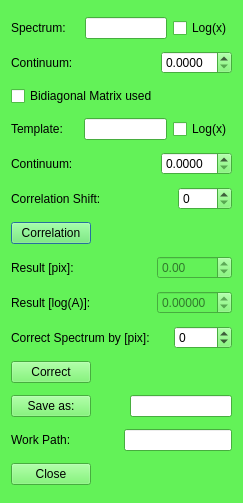
<?xml version="1.0" encoding="UTF-8"?>
<ui version="4.0">
 <class>correlation</class>
 <widget class="QDialog" name="correlation">
  <property name="geometry">
   <rect>
    <x>0</x>
    <y>0</y>
    <width>243</width>
    <height>503</height>
   </rect>
  </property>
  <property name="palette">
   <palette>
    <active>
     <colorrole role="WindowText">
      <brush brushstyle="SolidPattern">
       <color alpha="255">
        <red>0</red>
        <green>0</green>
        <blue>0</blue>
       </color>
      </brush>
     </colorrole>
     <colorrole role="Button">
      <brush brushstyle="SolidPattern">
       <color alpha="255">
        <red>99</red>
        <green>242</green>
        <blue>88</blue>
       </color>
      </brush>
     </colorrole>
     <colorrole role="Light">
      <brush brushstyle="SolidPattern">
       <color alpha="255">
        <red>205</red>
        <green>255</green>
        <blue>201</blue>
       </color>
      </brush>
     </colorrole>
     <colorrole role="Midlight">
      <brush brushstyle="SolidPattern">
       <color alpha="255">
        <red>152</red>
        <green>248</green>
        <blue>144</blue>
       </color>
      </brush>
     </colorrole>
     <colorrole role="Dark">
      <brush brushstyle="SolidPattern">
       <color alpha="255">
        <red>49</red>
        <green>121</green>
        <blue>44</blue>
       </color>
      </brush>
     </colorrole>
     <colorrole role="Mid">
      <brush brushstyle="SolidPattern">
       <color alpha="255">
        <red>66</red>
        <green>161</green>
        <blue>58</blue>
       </color>
      </brush>
     </colorrole>
     <colorrole role="Text">
      <brush brushstyle="SolidPattern">
       <color alpha="255">
        <red>0</red>
        <green>0</green>
        <blue>0</blue>
       </color>
      </brush>
     </colorrole>
     <colorrole role="BrightText">
      <brush brushstyle="SolidPattern">
       <color alpha="255">
        <red>255</red>
        <green>255</green>
        <blue>255</blue>
       </color>
      </brush>
     </colorrole>
     <colorrole role="ButtonText">
      <brush brushstyle="SolidPattern">
       <color alpha="255">
        <red>0</red>
        <green>0</green>
        <blue>0</blue>
       </color>
      </brush>
     </colorrole>
     <colorrole role="Base">
      <brush brushstyle="SolidPattern">
       <color alpha="255">
        <red>255</red>
        <green>255</green>
        <blue>255</blue>
       </color>
      </brush>
     </colorrole>
     <colorrole role="Window">
      <brush brushstyle="SolidPattern">
       <color alpha="255">
        <red>99</red>
        <green>242</green>
        <blue>88</blue>
       </color>
      </brush>
     </colorrole>
     <colorrole role="Shadow">
      <brush brushstyle="SolidPattern">
       <color alpha="255">
        <red>0</red>
        <green>0</green>
        <blue>0</blue>
       </color>
      </brush>
     </colorrole>
     <colorrole role="AlternateBase">
      <brush brushstyle="SolidPattern">
       <color alpha="255">
        <red>177</red>
        <green>248</green>
        <blue>171</blue>
       </color>
      </brush>
     </colorrole>
     <colorrole role="ToolTipBase">
      <brush brushstyle="SolidPattern">
       <color alpha="255">
        <red>255</red>
        <green>255</green>
        <blue>220</blue>
       </color>
      </brush>
     </colorrole>
     <colorrole role="ToolTipText">
      <brush brushstyle="SolidPattern">
       <color alpha="255">
        <red>0</red>
        <green>0</green>
        <blue>0</blue>
       </color>
      </brush>
     </colorrole>
    </active>
    <inactive>
     <colorrole role="WindowText">
      <brush brushstyle="SolidPattern">
       <color alpha="255">
        <red>0</red>
        <green>0</green>
        <blue>0</blue>
       </color>
      </brush>
     </colorrole>
     <colorrole role="Button">
      <brush brushstyle="SolidPattern">
       <color alpha="255">
        <red>99</red>
        <green>242</green>
        <blue>88</blue>
       </color>
      </brush>
     </colorrole>
     <colorrole role="Light">
      <brush brushstyle="SolidPattern">
       <color alpha="255">
        <red>205</red>
        <green>255</green>
        <blue>201</blue>
       </color>
      </brush>
     </colorrole>
     <colorrole role="Midlight">
      <brush brushstyle="SolidPattern">
       <color alpha="255">
        <red>152</red>
        <green>248</green>
        <blue>144</blue>
       </color>
      </brush>
     </colorrole>
     <colorrole role="Dark">
      <brush brushstyle="SolidPattern">
       <color alpha="255">
        <red>49</red>
        <green>121</green>
        <blue>44</blue>
       </color>
      </brush>
     </colorrole>
     <colorrole role="Mid">
      <brush brushstyle="SolidPattern">
       <color alpha="255">
        <red>66</red>
        <green>161</green>
        <blue>58</blue>
       </color>
      </brush>
     </colorrole>
     <colorrole role="Text">
      <brush brushstyle="SolidPattern">
       <color alpha="255">
        <red>0</red>
        <green>0</green>
        <blue>0</blue>
       </color>
      </brush>
     </colorrole>
     <colorrole role="BrightText">
      <brush brushstyle="SolidPattern">
       <color alpha="255">
        <red>255</red>
        <green>255</green>
        <blue>255</blue>
       </color>
      </brush>
     </colorrole>
     <colorrole role="ButtonText">
      <brush brushstyle="SolidPattern">
       <color alpha="255">
        <red>0</red>
        <green>0</green>
        <blue>0</blue>
       </color>
      </brush>
     </colorrole>
     <colorrole role="Base">
      <brush brushstyle="SolidPattern">
       <color alpha="255">
        <red>255</red>
        <green>255</green>
        <blue>255</blue>
       </color>
      </brush>
     </colorrole>
     <colorrole role="Window">
      <brush brushstyle="SolidPattern">
       <color alpha="255">
        <red>99</red>
        <green>242</green>
        <blue>88</blue>
       </color>
      </brush>
     </colorrole>
     <colorrole role="Shadow">
      <brush brushstyle="SolidPattern">
       <color alpha="255">
        <red>0</red>
        <green>0</green>
        <blue>0</blue>
       </color>
      </brush>
     </colorrole>
     <colorrole role="AlternateBase">
      <brush brushstyle="SolidPattern">
       <color alpha="255">
        <red>177</red>
        <green>248</green>
        <blue>171</blue>
       </color>
      </brush>
     </colorrole>
     <colorrole role="ToolTipBase">
      <brush brushstyle="SolidPattern">
       <color alpha="255">
        <red>255</red>
        <green>255</green>
        <blue>220</blue>
       </color>
      </brush>
     </colorrole>
     <colorrole role="ToolTipText">
      <brush brushstyle="SolidPattern">
       <color alpha="255">
        <red>0</red>
        <green>0</green>
        <blue>0</blue>
       </color>
      </brush>
     </colorrole>
    </inactive>
    <disabled>
     <colorrole role="WindowText">
      <brush brushstyle="SolidPattern">
       <color alpha="255">
        <red>49</red>
        <green>121</green>
        <blue>44</blue>
       </color>
      </brush>
     </colorrole>
     <colorrole role="Button">
      <brush brushstyle="SolidPattern">
       <color alpha="255">
        <red>99</red>
        <green>242</green>
        <blue>88</blue>
       </color>
      </brush>
     </colorrole>
     <colorrole role="Light">
      <brush brushstyle="SolidPattern">
       <color alpha="255">
        <red>205</red>
        <green>255</green>
        <blue>201</blue>
       </color>
      </brush>
     </colorrole>
     <colorrole role="Midlight">
      <brush brushstyle="SolidPattern">
       <color alpha="255">
        <red>152</red>
        <green>248</green>
        <blue>144</blue>
       </color>
      </brush>
     </colorrole>
     <colorrole role="Dark">
      <brush brushstyle="SolidPattern">
       <color alpha="255">
        <red>49</red>
        <green>121</green>
        <blue>44</blue>
       </color>
      </brush>
     </colorrole>
     <colorrole role="Mid">
      <brush brushstyle="SolidPattern">
       <color alpha="255">
        <red>66</red>
        <green>161</green>
        <blue>58</blue>
       </color>
      </brush>
     </colorrole>
     <colorrole role="Text">
      <brush brushstyle="SolidPattern">
       <color alpha="255">
        <red>49</red>
        <green>121</green>
        <blue>44</blue>
       </color>
      </brush>
     </colorrole>
     <colorrole role="BrightText">
      <brush brushstyle="SolidPattern">
       <color alpha="255">
        <red>255</red>
        <green>255</green>
        <blue>255</blue>
       </color>
      </brush>
     </colorrole>
     <colorrole role="ButtonText">
      <brush brushstyle="SolidPattern">
       <color alpha="255">
        <red>49</red>
        <green>121</green>
        <blue>44</blue>
       </color>
      </brush>
     </colorrole>
     <colorrole role="Base">
      <brush brushstyle="SolidPattern">
       <color alpha="255">
        <red>99</red>
        <green>242</green>
        <blue>88</blue>
       </color>
      </brush>
     </colorrole>
     <colorrole role="Window">
      <brush brushstyle="SolidPattern">
       <color alpha="255">
        <red>99</red>
        <green>242</green>
        <blue>88</blue>
       </color>
      </brush>
     </colorrole>
     <colorrole role="Shadow">
      <brush brushstyle="SolidPattern">
       <color alpha="255">
        <red>0</red>
        <green>0</green>
        <blue>0</blue>
       </color>
      </brush>
     </colorrole>
     <colorrole role="AlternateBase">
      <brush brushstyle="SolidPattern">
       <color alpha="255">
        <red>99</red>
        <green>242</green>
        <blue>88</blue>
       </color>
      </brush>
     </colorrole>
     <colorrole role="ToolTipBase">
      <brush brushstyle="SolidPattern">
       <color alpha="255">
        <red>255</red>
        <green>255</green>
        <blue>220</blue>
       </color>
      </brush>
     </colorrole>
     <colorrole role="ToolTipText">
      <brush brushstyle="SolidPattern">
       <color alpha="255">
        <red>0</red>
        <green>0</green>
        <blue>0</blue>
       </color>
      </brush>
     </colorrole>
    </disabled>
   </palette>
  </property>
  <property name="font">
   <font>
    <pointsize>9</pointsize>
   </font>
  </property>
  <property name="windowTitle">
   <string>Dialog</string>
  </property>
  <layout class="QVBoxLayout" name="verticalLayout">
   <item>
    <layout class="QHBoxLayout" name="horizontalLayout_3">
     <item>
      <widget class="QLabel" name="label">
       <property name="text">
        <string>Spectrum:</string>
       </property>
      </widget>
     </item>
     <item>
      <spacer name="horizontalSpacer_2">
       <property name="orientation">
        <enum>Qt::Horizontal</enum>
       </property>
       <property name="sizeHint" stdset="0">
        <size>
         <width>40</width>
         <height>20</height>
        </size>
       </property>
      </spacer>
     </item>
     <item>
      <widget class="QLineEdit" name="lineEdit">
       <property name="sizePolicy">
        <sizepolicy hsizetype="Maximum" vsizetype="Fixed">
         <horstretch>0</horstretch>
         <verstretch>0</verstretch>
        </sizepolicy>
       </property>
      </widget>
     </item>
     <item>
      <widget class="QCheckBox" name="checkBox_2">
       <property name="text">
        <string>Log(x)</string>
       </property>
      </widget>
     </item>
    </layout>
   </item>
   <item>
    <layout class="QHBoxLayout" name="horizontalLayout_10">
     <item>
      <widget class="QLabel" name="label_8">
       <property name="text">
        <string>Continuum:</string>
       </property>
      </widget>
     </item>
     <item>
      <spacer name="horizontalSpacer_10">
       <property name="orientation">
        <enum>Qt::Horizontal</enum>
       </property>
       <property name="sizeHint" stdset="0">
        <size>
         <width>40</width>
         <height>20</height>
        </size>
       </property>
      </spacer>
     </item>
     <item>
      <widget class="QDoubleSpinBox" name="doubleSpinBox_2">
       <property name="decimals">
        <number>4</number>
       </property>
       <property name="singleStep">
        <double>0.100000000000000</double>
       </property>
      </widget>
     </item>
    </layout>
   </item>
   <item>
    <widget class="QCheckBox" name="checkBox">
     <property name="text">
      <string>Bidiagonal Matrix used</string>
     </property>
    </widget>
   </item>
   <item>
    <layout class="QHBoxLayout" name="horizontalLayout_2">
     <item>
      <widget class="QLabel" name="label_2">
       <property name="text">
        <string>Template:</string>
       </property>
      </widget>
     </item>
     <item>
      <spacer name="horizontalSpacer_3">
       <property name="orientation">
        <enum>Qt::Horizontal</enum>
       </property>
       <property name="sizeHint" stdset="0">
        <size>
         <width>40</width>
         <height>20</height>
        </size>
       </property>
      </spacer>
     </item>
     <item>
      <widget class="QLineEdit" name="lineEdit_2">
       <property name="sizePolicy">
        <sizepolicy hsizetype="Maximum" vsizetype="Fixed">
         <horstretch>0</horstretch>
         <verstretch>0</verstretch>
        </sizepolicy>
       </property>
      </widget>
     </item>
     <item>
      <widget class="QCheckBox" name="checkBox_3">
       <property name="text">
        <string>Log(x)</string>
       </property>
      </widget>
     </item>
    </layout>
   </item>
   <item>
    <layout class="QHBoxLayout" name="horizontalLayout_11">
     <item>
      <widget class="QLabel" name="label_9">
       <property name="text">
        <string>Continuum:</string>
       </property>
      </widget>
     </item>
     <item>
      <spacer name="horizontalSpacer_11">
       <property name="orientation">
        <enum>Qt::Horizontal</enum>
       </property>
       <property name="sizeHint" stdset="0">
        <size>
         <width>40</width>
         <height>20</height>
        </size>
       </property>
      </spacer>
     </item>
     <item>
      <widget class="QDoubleSpinBox" name="doubleSpinBox_3">
       <property name="decimals">
        <number>4</number>
       </property>
       <property name="singleStep">
        <double>0.100000000000000</double>
       </property>
      </widget>
     </item>
    </layout>
   </item>
   <item>
    <layout class="QHBoxLayout" name="horizontalLayout_4">
     <item>
      <widget class="QLabel" name="label_3">
       <property name="text">
        <string>Correlation Shift:</string>
       </property>
      </widget>
     </item>
     <item>
      <spacer name="horizontalSpacer_4">
       <property name="orientation">
        <enum>Qt::Horizontal</enum>
       </property>
       <property name="sizeHint" stdset="0">
        <size>
         <width>40</width>
         <height>20</height>
        </size>
       </property>
      </spacer>
     </item>
     <item>
      <widget class="QSpinBox" name="spinBox">
       <property name="maximum">
        <number>9999</number>
       </property>
      </widget>
     </item>
    </layout>
   </item>
   <item>
    <layout class="QHBoxLayout" name="horizontalLayout_5">
     <item>
      <widget class="QPushButton" name="pushButton_2">
       <property name="text">
        <string>Correlation</string>
       </property>
      </widget>
     </item>
     <item>
      <spacer name="horizontalSpacer_5">
       <property name="orientation">
        <enum>Qt::Horizontal</enum>
       </property>
       <property name="sizeHint" stdset="0">
        <size>
         <width>40</width>
         <height>20</height>
        </size>
       </property>
      </spacer>
     </item>
    </layout>
   </item>
   <item>
    <layout class="QHBoxLayout" name="horizontalLayout_6">
     <item>
      <widget class="QLabel" name="label_4">
       <property name="text">
        <string>Result [pix]:</string>
       </property>
      </widget>
     </item>
     <item>
      <spacer name="horizontalSpacer_6">
       <property name="orientation">
        <enum>Qt::Horizontal</enum>
       </property>
       <property name="sizeHint" stdset="0">
        <size>
         <width>40</width>
         <height>20</height>
        </size>
       </property>
      </spacer>
     </item>
     <item>
      <widget class="QDoubleSpinBox" name="doubleSpinBox">
       <property name="enabled">
        <bool>false</bool>
       </property>
       <property name="minimum">
        <double>-9999.000000000000000</double>
       </property>
       <property name="maximum">
        <double>9999.000000000000000</double>
       </property>
      </widget>
     </item>
    </layout>
   </item>
   <item>
    <layout class="QHBoxLayout" name="horizontalLayout_12">
     <item>
      <widget class="QLabel" name="label_6">
       <property name="text">
        <string>Result [log(A)]:</string>
       </property>
      </widget>
     </item>
     <item>
      <spacer name="horizontalSpacer_12">
       <property name="orientation">
        <enum>Qt::Horizontal</enum>
       </property>
       <property name="sizeHint" stdset="0">
        <size>
         <width>40</width>
         <height>20</height>
        </size>
       </property>
      </spacer>
     </item>
     <item>
      <widget class="QDoubleSpinBox" name="doubleSpinBox_4">
       <property name="enabled">
        <bool>false</bool>
       </property>
       <property name="decimals">
        <number>5</number>
       </property>
       <property name="minimum">
        <double>-9.000000000000000</double>
       </property>
       <property name="maximum">
        <double>9.990000000000000</double>
       </property>
       <property name="singleStep">
        <double>0.001000000000000</double>
       </property>
      </widget>
     </item>
    </layout>
   </item>
   <item>
    <layout class="QHBoxLayout" name="horizontalLayout_7">
     <item>
      <widget class="QLabel" name="label_5">
       <property name="text">
        <string>Correct Spectrum by [pix]:</string>
       </property>
      </widget>
     </item>
     <item>
      <spacer name="horizontalSpacer_7">
       <property name="orientation">
        <enum>Qt::Horizontal</enum>
       </property>
       <property name="sizeHint" stdset="0">
        <size>
         <width>40</width>
         <height>20</height>
        </size>
       </property>
      </spacer>
     </item>
     <item>
      <widget class="QSpinBox" name="spinBox_2">
       <property name="minimum">
        <number>-9999</number>
       </property>
       <property name="maximum">
        <number>9999</number>
       </property>
      </widget>
     </item>
    </layout>
   </item>
   <item>
    <layout class="QHBoxLayout" name="horizontalLayout_13">
     <item>
      <widget class="QPushButton" name="pushButton_4">
       <property name="text">
        <string>Correct</string>
       </property>
      </widget>
     </item>
     <item>
      <spacer name="horizontalSpacer_13">
       <property name="orientation">
        <enum>Qt::Horizontal</enum>
       </property>
       <property name="sizeHint" stdset="0">
        <size>
         <width>40</width>
         <height>20</height>
        </size>
       </property>
      </spacer>
     </item>
    </layout>
   </item>
   <item>
    <layout class="QHBoxLayout" name="horizontalLayout_8">
     <item>
      <widget class="QPushButton" name="pushButton_3">
       <property name="text">
        <string>Save as:</string>
       </property>
      </widget>
     </item>
     <item>
      <spacer name="horizontalSpacer_8">
       <property name="orientation">
        <enum>Qt::Horizontal</enum>
       </property>
       <property name="sizeHint" stdset="0">
        <size>
         <width>40</width>
         <height>20</height>
        </size>
       </property>
      </spacer>
     </item>
     <item>
      <widget class="QLineEdit" name="lineEdit_3">
       <property name="sizePolicy">
        <sizepolicy hsizetype="Maximum" vsizetype="Fixed">
         <horstretch>0</horstretch>
         <verstretch>0</verstretch>
        </sizepolicy>
       </property>
      </widget>
     </item>
    </layout>
   </item>
   <item>
    <layout class="QHBoxLayout" name="horizontalLayout_9">
     <item>
      <widget class="QLabel" name="label_7">
       <property name="text">
        <string>Work Path:</string>
       </property>
      </widget>
     </item>
     <item>
      <spacer name="horizontalSpacer_9">
       <property name="orientation">
        <enum>Qt::Horizontal</enum>
       </property>
       <property name="sizeHint" stdset="0">
        <size>
         <width>40</width>
         <height>20</height>
        </size>
       </property>
      </spacer>
     </item>
     <item>
      <widget class="QLineEdit" name="lineEdit_4">
       <property name="sizePolicy">
        <sizepolicy hsizetype="Maximum" vsizetype="Fixed">
         <horstretch>0</horstretch>
         <verstretch>0</verstretch>
        </sizepolicy>
       </property>
      </widget>
     </item>
    </layout>
   </item>
   <item>
    <layout class="QHBoxLayout" name="horizontalLayout">
     <item>
      <widget class="QPushButton" name="pushButton">
       <property name="text">
        <string>Close</string>
       </property>
      </widget>
     </item>
     <item>
      <spacer name="horizontalSpacer">
       <property name="orientation">
        <enum>Qt::Horizontal</enum>
       </property>
       <property name="sizeHint" stdset="0">
        <size>
         <width>40</width>
         <height>20</height>
        </size>
       </property>
      </spacer>
     </item>
    </layout>
   </item>
  </layout>
 </widget>
 <resources/>
 <connections>
  <connection>
   <sender>pushButton</sender>
   <signal>clicked()</signal>
   <receiver>correlation</receiver>
   <slot>close()</slot>
   <hints>
    <hint type="sourcelabel">
     <x>102</x>
     <y>252</y>
    </hint>
    <hint type="destinationlabel">
     <x>126</x>
     <y>287</y>
    </hint>
   </hints>
  </connection>
 </connections>
</ui>
